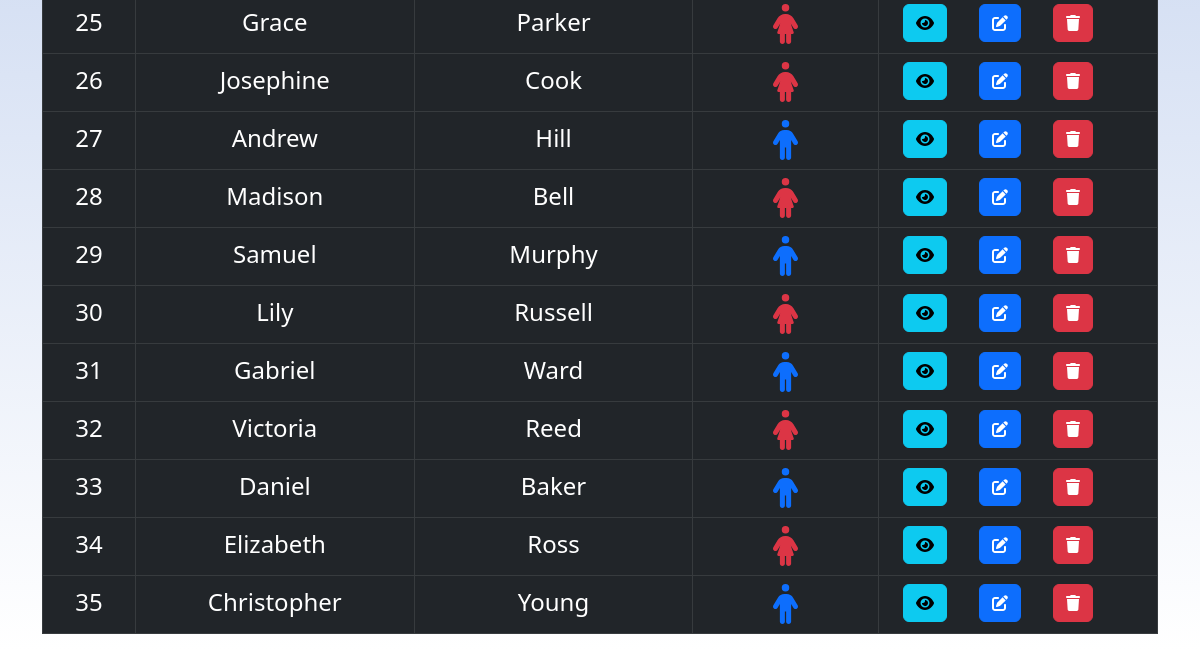
Page /admin/student_read.php (signed in, lower part) on the earlier database version.
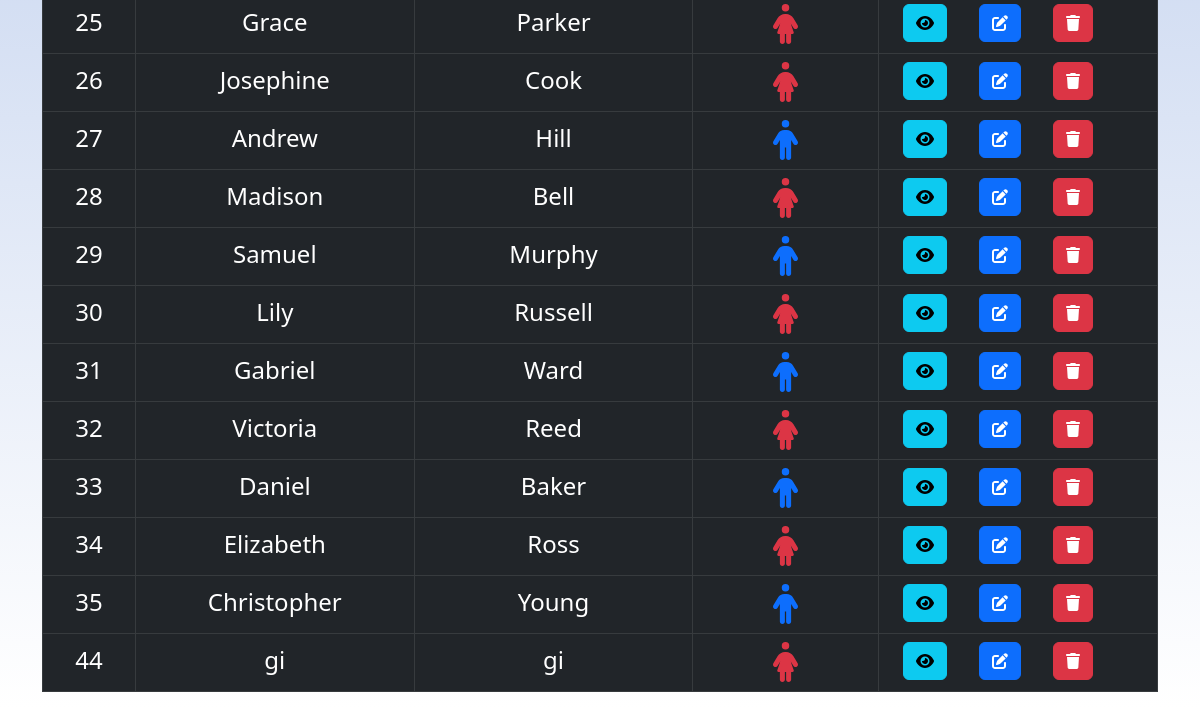
Same page on the later database version.
### tables this page shows
CREATE TABLE IF NOT EXISTS `student` (
  `student_id` int(255) NOT NULL AUTO_INCREMENT,
  `student_firstname` text NOT NULL,
  `student_lastname` text NOT NULL,
  `student_password` varchar(50) NOT NULL,
  `student_email` varchar(128) NOT NULL,
  `student_phone` varchar(11) NOT NULL,
  `student_gender` varchar(30) NOT NULL,
  `date_of_birth` date NOT NULL,
  `user_type` varchar(50) NOT NULL,
  `student_entrytime` timestamp NOT NULL DEFAULT CURRENT_TIMESTAMP,
  PRIMARY KEY (`student_id`)
);

### admin/student_read.php (the view, shortened to what this page needs)
<!DOCTYPE HTML>
<html>
<head>
    <link href="https://cdn.jsdelivr.net/npm/bootstrap@5.2.2/dist/css/bootstrap.min.css" rel="stylesheet">
    <link href="../css/filtertable.css" rel="stylesheet" />
    <link href="../css/background.css" rel="stylesheet" />
</head>
<body>
    <div class="container-fluid px-0">
        <div class="container my-3">
            <?php
            include '../config/database.php';
            $query = "SELECT * FROM student ORDER BY student_id";
            $stmt = $con->prepare($query);
            $stmt->execute();
            echo "<table class='table table-hover table-dark table-responsive table-bordered' id='myTable'>";
            while ($row = $stmt->fetch(PDO::FETCH_ASSOC)) {
                extract($row);
                echo "<tr>";
                echo "<td class='col-1 text-center fs-4'>{$student_id}</td>";
                echo "<td class='col-3 text-center text-break fs-4'>{$student_firstname}</td>";
                echo "<td class='col-3 text-center text-break fs-4'>{$student_lastname}</td>";
                if ($student_gender == "male") {
                    echo "<td class='col-2 text-center'><i class='fa-solid fa-person fs-1 text-primary'></i></td>";
                } else {
                    echo "<td class='col-2 text-center'><i class='fa-solid fa-person-dress fs-1 text-danger'></i></td>";
                }
                echo "<td class='col-3'>";
                echo "<a href='student_read_one.php?student_id={$student_id}' class='btn btn-info m-r-1em mx-3'><i class='fa-solid fa-eye'></i></a>";
                echo "<a href='student_update.php?student_id={$student_id}' class='btn btn-primary m-r-1em mx-3'><i class='fa-solid fa-pen-to-square'></i></a>";
                echo "<a href='#' onclick='delete_student({$student_id});' class='btn btn-danger mx-3'><i class='fa-solid fa-trash'></a>";
                echo "</td>";
                echo "</tr>";
            }
            echo "</table>";
            ?>
        </div>
    </div>
</body>
</html>

Differences in the rows shown:
added student: student_id "44", student_firstname "gi", student_lastname "gi", student_gender "female" (drawn)
